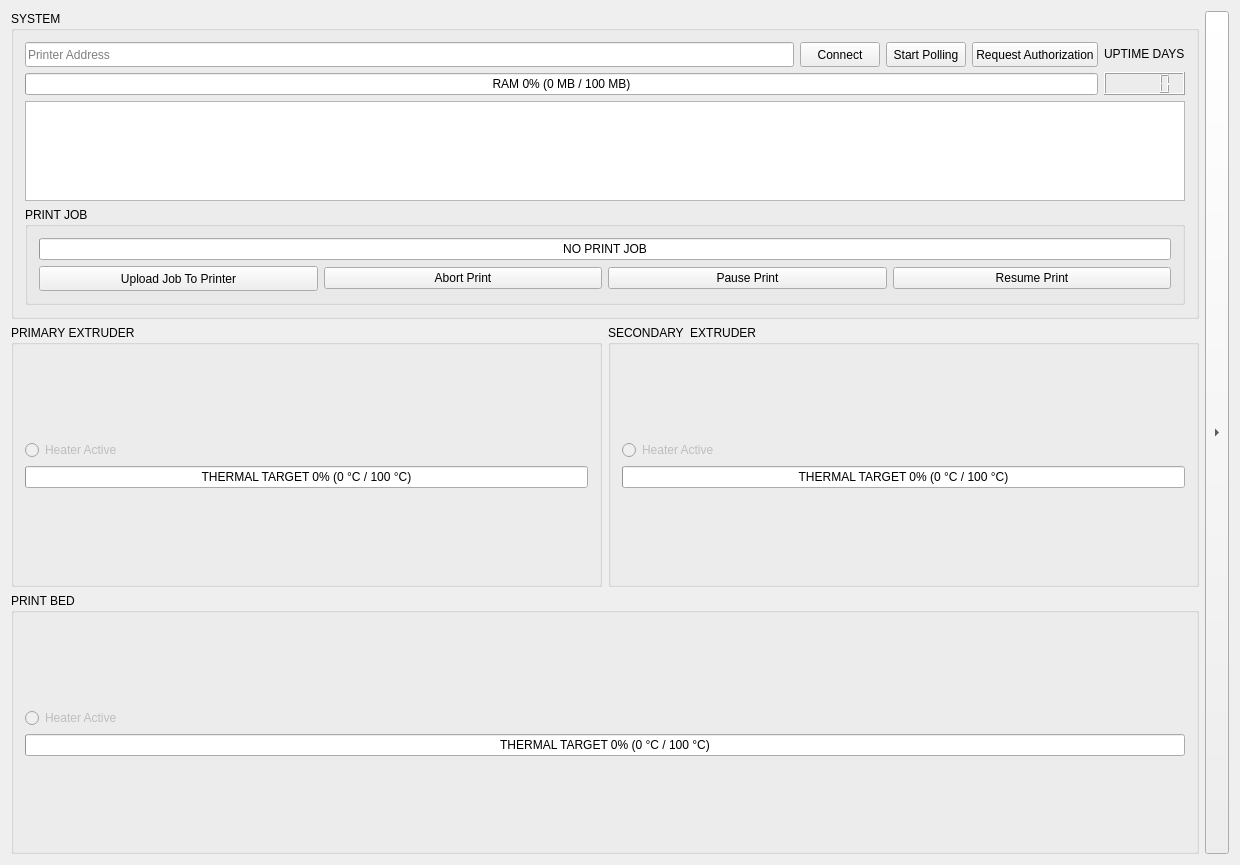
<?xml version="1.0" encoding="UTF-8"?>
<ui version="4.0">
 <class>MainWindow</class>
 <widget class="QMainWindow" name="MainWindow">
  <property name="geometry">
   <rect>
    <x>0</x>
    <y>0</y>
    <width>1240</width>
    <height>865</height>
   </rect>
  </property>
  <property name="windowTitle">
   <string>MainWindow</string>
  </property>
  <property name="toolButtonStyle">
   <enum>Qt::ToolButtonIconOnly</enum>
  </property>
  <widget class="QWidget" name="centralWidget">
   <layout class="QHBoxLayout" name="horizontalLayout_3" stretch="0">
    <item>
     <layout class="QHBoxLayout" name="hlo_master" stretch="10,0,0">
      <item>
       <layout class="QVBoxLayout" name="vlo_main" stretch="0,10">
        <item>
         <widget class="QGroupBox" name="grp_system">
          <property name="title">
           <string>SYSTEM</string>
          </property>
          <layout class="QVBoxLayout" name="verticalLayout_8" stretch="0,0">
           <item>
            <layout class="QVBoxLayout" name="grp_system_stats" stretch="1,10">
             <item>
              <layout class="QHBoxLayout" name="horizontalLayout_2">
               <item>
                <layout class="QVBoxLayout" name="verticalLayout">
                 <item>
                  <layout class="QHBoxLayout" name="horizontalLayout">
                   <item>
                    <widget class="QLineEdit" name="lin_address">
                     <property name="minimumSize">
                      <size>
                       <width>0</width>
                       <height>25</height>
                      </size>
                     </property>
                     <property name="text">
                      <string/>
                     </property>
                     <property name="placeholderText">
                      <string>Printer Address</string>
                     </property>
                    </widget>
                   </item>
                   <item>
                    <widget class="QPushButton" name="btn_connect">
                     <property name="minimumSize">
                      <size>
                       <width>0</width>
                       <height>25</height>
                      </size>
                     </property>
                     <property name="text">
                      <string>Connect</string>
                     </property>
                    </widget>
                   </item>
                   <item>
                    <widget class="QPushButton" name="btn_polling">
                     <property name="minimumSize">
                      <size>
                       <width>0</width>
                       <height>25</height>
                      </size>
                     </property>
                     <property name="text">
                      <string>Start Polling</string>
                     </property>
                    </widget>
                   </item>
                   <item>
                    <widget class="QPushButton" name="btn_request_auth">
                     <property name="minimumSize">
                      <size>
                       <width>0</width>
                       <height>25</height>
                      </size>
                     </property>
                     <property name="text">
                      <string>Request Authorization</string>
                     </property>
                    </widget>
                   </item>
                  </layout>
                 </item>
                 <item>
                  <widget class="QProgressBar" name="prg_memory">
                   <property name="value">
                    <number>0</number>
                   </property>
                   <property name="alignment">
                    <set>Qt::AlignRight|Qt::AlignTrailing|Qt::AlignVCenter</set>
                   </property>
                   <property name="orientation">
                    <enum>Qt::Horizontal</enum>
                   </property>
                   <property name="invertedAppearance">
                    <bool>false</bool>
                   </property>
                   <property name="format">
                    <string notr="true">RAM %p% (%v MB / %m MB)</string>
                   </property>
                  </widget>
                 </item>
                </layout>
               </item>
               <item>
                <layout class="QVBoxLayout" name="verticalLayout_2">
                 <item>
                  <widget class="QLabel" name="label">
                   <property name="text">
                    <string>UPTIME DAYS</string>
                   </property>
                  </widget>
                 </item>
                 <item>
                  <widget class="QLCDNumber" name="lcd_uptime"/>
                 </item>
                </layout>
               </item>
              </layout>
             </item>
             <item>
              <widget class="QPlainTextEdit" name="pte_syslog">
               <property name="maximumSize">
                <size>
                 <width>16777215</width>
                 <height>100</height>
                </size>
               </property>
               <property name="sizeIncrement">
                <size>
                 <width>0</width>
                 <height>0</height>
                </size>
               </property>
               <property name="lineWrapMode">
                <enum>QPlainTextEdit::NoWrap</enum>
               </property>
               <property name="readOnly">
                <bool>true</bool>
               </property>
              </widget>
             </item>
            </layout>
           </item>
           <item>
            <widget class="QGroupBox" name="grp_printjob">
             <property name="minimumSize">
              <size>
               <width>0</width>
               <height>50</height>
              </size>
             </property>
             <property name="maximumSize">
              <size>
               <width>16777215</width>
               <height>16777215</height>
              </size>
             </property>
             <property name="title">
              <string>PRINT JOB</string>
             </property>
             <layout class="QVBoxLayout" name="verticalLayout_4">
              <item>
               <widget class="QProgressBar" name="prg_printjob">
                <property name="value">
                 <number>0</number>
                </property>
                <property name="alignment">
                 <set>Qt::AlignRight|Qt::AlignTrailing|Qt::AlignVCenter</set>
                </property>
                <property name="format">
                 <string>NO PRINT JOB</string>
                </property>
               </widget>
              </item>
              <item>
               <layout class="QHBoxLayout" name="horizontalLayout_4">
                <item>
                 <widget class="QPushButton" name="btn_upload">
                  <property name="minimumSize">
                   <size>
                    <width>0</width>
                    <height>25</height>
                   </size>
                  </property>
                  <property name="text">
                   <string>Upload Job To Printer</string>
                  </property>
                 </widget>
                </item>
                <item>
                 <widget class="QPushButton" name="btn_abort">
                  <property name="text">
                   <string>Abort Print</string>
                  </property>
                 </widget>
                </item>
                <item>
                 <widget class="QPushButton" name="btn_pause">
                  <property name="text">
                   <string>Pause Print</string>
                  </property>
                 </widget>
                </item>
                <item>
                 <widget class="QPushButton" name="btn_resume">
                  <property name="text">
                   <string>Resume Print</string>
                  </property>
                 </widget>
                </item>
               </layout>
              </item>
             </layout>
            </widget>
           </item>
          </layout>
         </widget>
        </item>
        <item>
         <layout class="QVBoxLayout" name="vlo_plot_groups">
          <item>
           <layout class="QHBoxLayout" name="vlo_extruder_groups">
            <item>
             <widget class="QGroupBox" name="grp_ext1">
              <property name="title">
               <string>PRIMARY EXTRUDER</string>
              </property>
              <layout class="QGridLayout" name="gridLayout_4">
               <item row="0" column="0">
                <layout class="QVBoxLayout" name="verticalLayout_6">
                 <item>
                  <widget class="QRadioButton" name="rbt_ext1_heater_active">
                   <property name="enabled">
                    <bool>false</bool>
                   </property>
                   <property name="text">
                    <string>Heater Active</string>
                   </property>
                   <property name="checkable">
                    <bool>true</bool>
                   </property>
                  </widget>
                 </item>
                 <item>
                  <widget class="QProgressBar" name="prg_ext1_thermal_target">
                   <property name="value">
                    <number>0</number>
                   </property>
                   <property name="alignment">
                    <set>Qt::AlignRight|Qt::AlignTrailing|Qt::AlignVCenter</set>
                   </property>
                   <property name="format">
                    <string>THERMAL TARGET %p% (%v °C / %m °C)</string>
                   </property>
                  </widget>
                 </item>
                 <item>
                  <layout class="QVBoxLayout" name="vlo_ext1_plot"/>
                 </item>
                </layout>
               </item>
              </layout>
             </widget>
            </item>
            <item>
             <widget class="QGroupBox" name="grp_ext2">
              <property name="title">
               <string>SECONDARY  EXTRUDER</string>
              </property>
              <layout class="QGridLayout" name="gridLayout_5">
               <item row="0" column="0">
                <layout class="QVBoxLayout" name="verticalLayout_7">
                 <item>
                  <widget class="QRadioButton" name="rbt_ext2_heater_active">
                   <property name="enabled">
                    <bool>false</bool>
                   </property>
                   <property name="text">
                    <string>Heater Active</string>
                   </property>
                   <property name="checkable">
                    <bool>true</bool>
                   </property>
                  </widget>
                 </item>
                 <item>
                  <widget class="QProgressBar" name="prg_ext2_thermal_target">
                   <property name="value">
                    <number>0</number>
                   </property>
                   <property name="alignment">
                    <set>Qt::AlignRight|Qt::AlignTrailing|Qt::AlignVCenter</set>
                   </property>
                   <property name="format">
                    <string>THERMAL TARGET %p% (%v °C / %m °C)</string>
                   </property>
                  </widget>
                 </item>
                 <item>
                  <layout class="QVBoxLayout" name="vlo_ext2_plot"/>
                 </item>
                </layout>
               </item>
              </layout>
             </widget>
            </item>
           </layout>
          </item>
          <item>
           <widget class="QGroupBox" name="grp_printbed">
            <property name="title">
             <string>PRINT BED</string>
            </property>
            <layout class="QGridLayout" name="gridLayout_2">
             <item row="0" column="0">
              <layout class="QVBoxLayout" name="verticalLayout_3">
               <item>
                <widget class="QRadioButton" name="rbt_heater_active">
                 <property name="enabled">
                  <bool>false</bool>
                 </property>
                 <property name="text">
                  <string>Heater Active</string>
                 </property>
                 <property name="checkable">
                  <bool>true</bool>
                 </property>
                </widget>
               </item>
               <item>
                <widget class="QProgressBar" name="prg_thermal_target">
                 <property name="value">
                  <number>0</number>
                 </property>
                 <property name="alignment">
                  <set>Qt::AlignRight|Qt::AlignTrailing|Qt::AlignVCenter</set>
                 </property>
                 <property name="format">
                  <string>THERMAL TARGET %p% (%v °C / %m °C)</string>
                 </property>
                </widget>
               </item>
               <item>
                <layout class="QVBoxLayout" name="vlo_bed_plot"/>
               </item>
              </layout>
             </item>
            </layout>
           </widget>
          </item>
         </layout>
        </item>
       </layout>
      </item>
      <item>
       <widget class="QToolButton" name="tbt_expand_history">
        <property name="sizePolicy">
         <sizepolicy hsizetype="Fixed" vsizetype="Expanding">
          <horstretch>0</horstretch>
          <verstretch>0</verstretch>
         </sizepolicy>
        </property>
        <property name="text">
         <string>...</string>
        </property>
        <property name="iconSize">
         <size>
          <width>16</width>
          <height>16</height>
         </size>
        </property>
        <property name="arrowType">
         <enum>Qt::RightArrow</enum>
        </property>
       </widget>
      </item>
      <item>
       <layout class="QVBoxLayout" name="vlo_print_history"/>
      </item>
     </layout>
    </item>
   </layout>
  </widget>
 </widget>
 <layoutdefault spacing="6" margin="11"/>
 <resources/>
 <connections/>
</ui>
